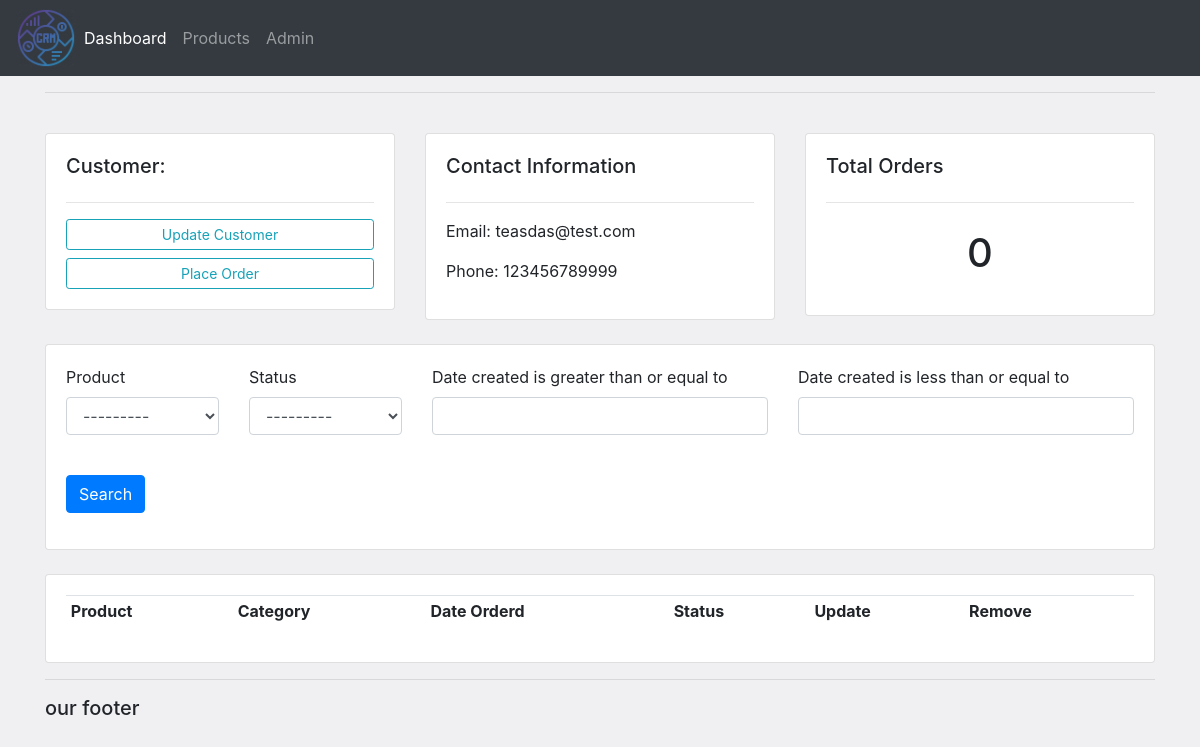
/customer/1, run on an earlier commit of the app's database.
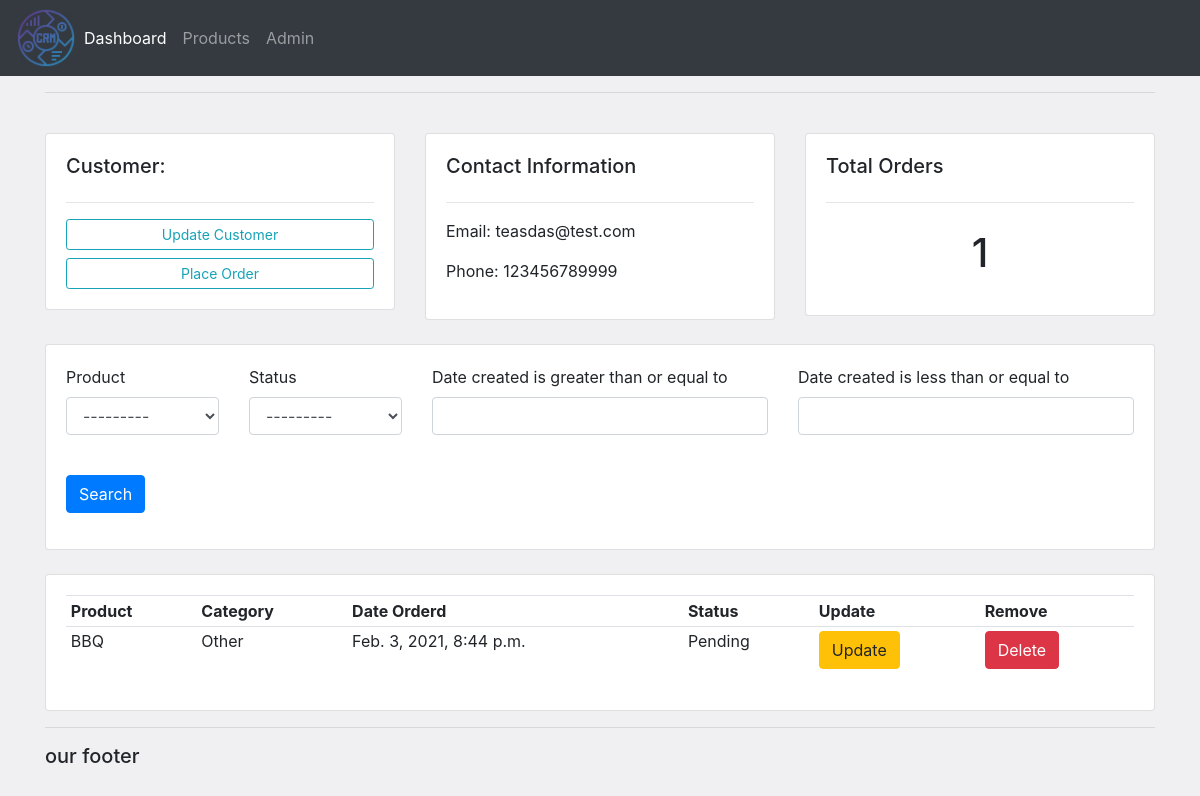
And on a later commit of the database.
### accounts/models.py (models this page shows, shortened)
class Order(models.Model):
    STATUS = (
        ('Pending', 'Pending'),
        ('For delivery', 'For delivery'),
        ('delivered', 'delivered'),
    )
    customer = models.ForeignKey(
        Customer, null=True, on_delete=models.SET_NULL)
    product = models.ForeignKey(Product, null=True, on_delete=models.SET_NULL)
    date_created = models.DateTimeField(auto_now_add=True, null=True)
    status = models.CharField(max_length=50, choices=STATUS)

class Product(models.Model):
    CATEGORY = (
        ('Food', 'Food'),
        ('Drink', 'Drink'),
        ('Other', 'Other'),
    )
    name = models.CharField(max_length=50, null=True)
    price = models.FloatField()
    tags = models.ManyToManyField(Tag)
    category = models.CharField(max_length=50, null=True, choices=CATEGORY)
    description = models.CharField(max_length=50, null=True, blank=True)
    date_created = models.DateTimeField(auto_now_add=True, null=True)
    def __str__(self):
        return self.name

### accounts/views.py (the view)
# urls.py: path('customer/<str:pk>', views.customer, name="customer"),
def customer(request, pk):
    customer = get_object_or_404(Customer, id=pk)
    orders = customer.order_set.all()
    orders_count = orders.count()
    myFilter = OrderFilter(request.GET, queryset=orders)
    orders = myFilter.qs
    context = {'customer': customer, 'orders': orders,
               'orders_count': orders_count, 'myFilter': myFilter}
    return render(request, 'accounts/customer.html', context)

### accounts/templates/accounts/customer.html
{% extends 'accounts/main.html' %}
{% load crispy_forms_tags %}
{% block content %}
<br>
<div class="row">
    <div class="col-md">
        <div class="card card-body">
            <h5>Customer:</h5>
            <hr>
            <a class="btn btn-outline-info  btn-sm btn-block" href="">Update Customer</a>
            <a class="btn btn-outline-info  btn-sm btn-block" href="{% url 'create_order' customer.id %}">Place
                Order</a>
        </div>
    </div>
    <div class="col-md">
        <div class="card card-body">
            <h5>Contact Information</h5>
            <hr>
            <p>Email: {{customer.email}}</p>
            <p>Phone: {{customer.phone}}</p>
        </div>
    </div>
    <div class="col-md">
        <div class="card card-body">
            <h5>Total Orders</h5>
            <hr>
            <h1 style="text-align: center;padding: 10px">{{orders_count}}</h1>
        </div>
    </div>
</div>
<br>
<div class="row">
    <div class="col">
        <div class="card card-body">
            <form method="get">
                <div class="row">
                    <div class="col-2">
                        {{ myFilter.form.product|as_crispy_field }}
                    </div>
                    <div class="col-2">
                        {{ myFilter.form.status|as_crispy_field }}
                    </div>
                    <div class="col-4">
                        {{ myFilter.form.start_date|as_crispy_field }}
                    </div>
                    <div class="col-4">
                        {{ myFilter.form.end_date|as_crispy_field }}
                    </div>
                    <div class=col-2><br><button class="btn btn-small btn-primary" type="submit">Search</button></div>
                </div>
            </form>
        </div>
    </div>
</div>
<br>
<div class="row">
    <div class="col-md">
        <div class="card card-body">
            <table class="table table-sm">
                <tr>
                    <th>Product</th>
                    <th>Category</th>
                    <th>Date Orderd</th>
                    <th>Status</th>
                    <th>Update</th>
                    <th>Remove</th>
                </tr>
                {% for order in orders %}
                <tr>
                    <td>{{order.product}}</td>
                    <td>{{order.product.category}}</td>
                    <td>{{order.date_created}}</td>
                    <td>{{order.status}}</td>
                    <td> <a class="btn btn-warning" href="{% url 'update_order' order.pk%}">Update</a></td>
                    <td> <a class="btn btn-danger" href="{% url 'delete_order' order.pk%}">Delete</a></td>
                </tr>
                {% endfor %}
            </table>
        </div>
    </div>
</div>
{% endblock content %}

What changed in the data, as far as the page shows it:
now on this page (row edited): Order: product "BBQ", product.category "Other", date_created "Feb. 3, 2021, 8:44 p.m.", status "Pending"
Also different on the page:
{{ orders_count }}: "0" → "1"
